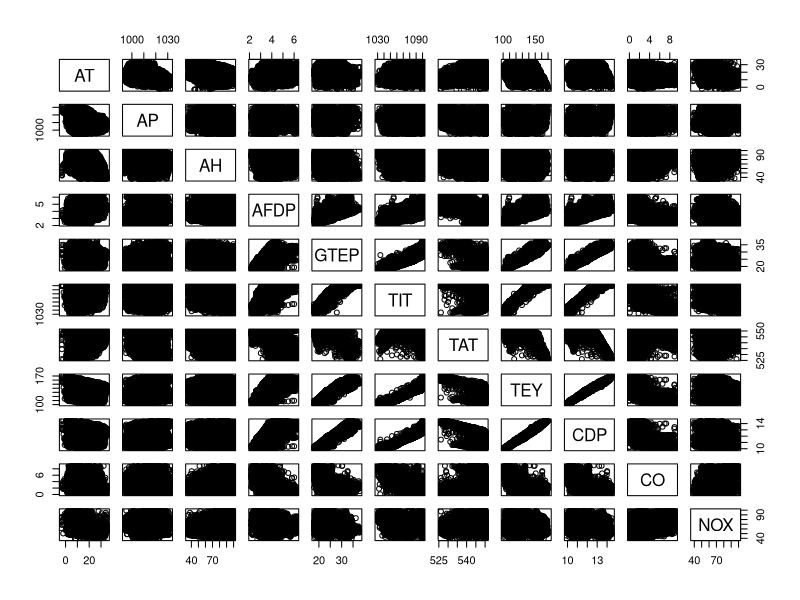
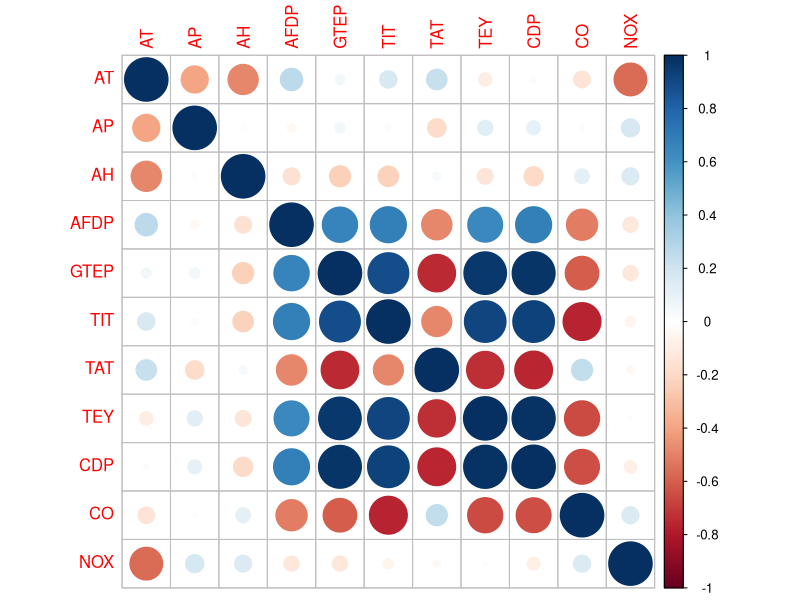
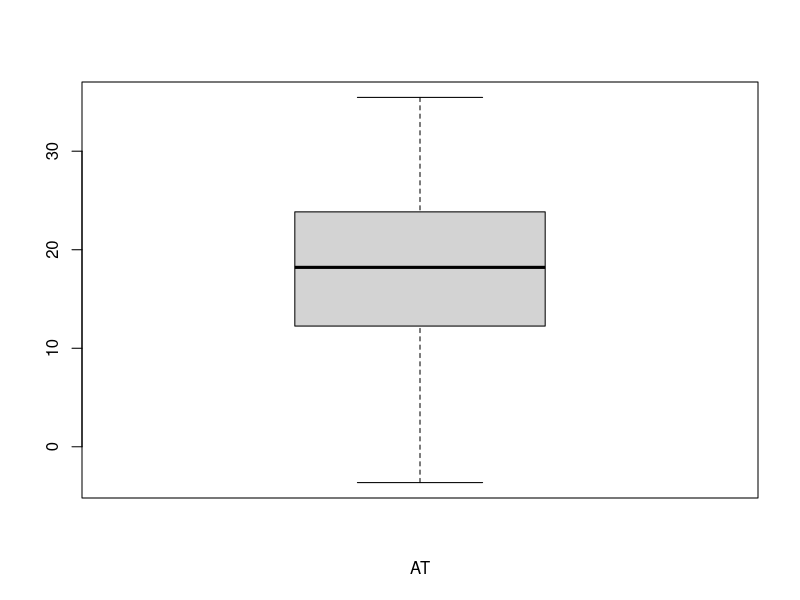
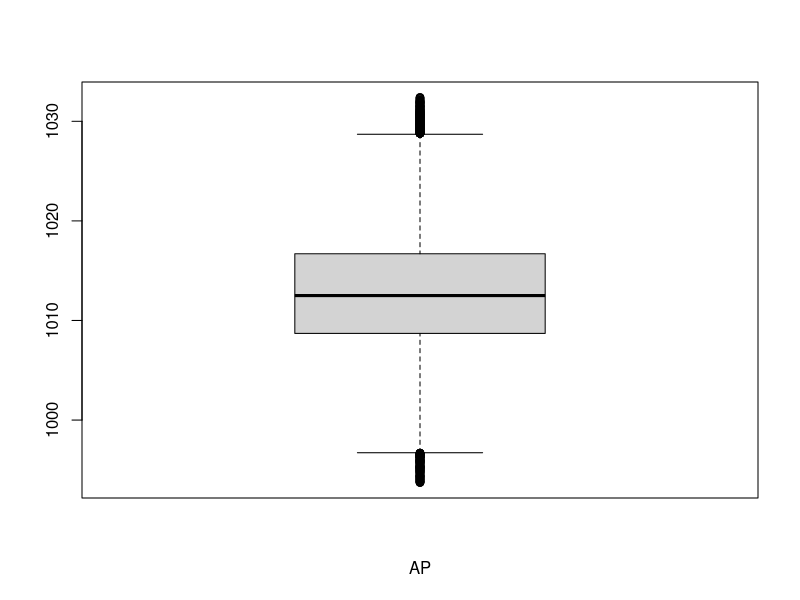
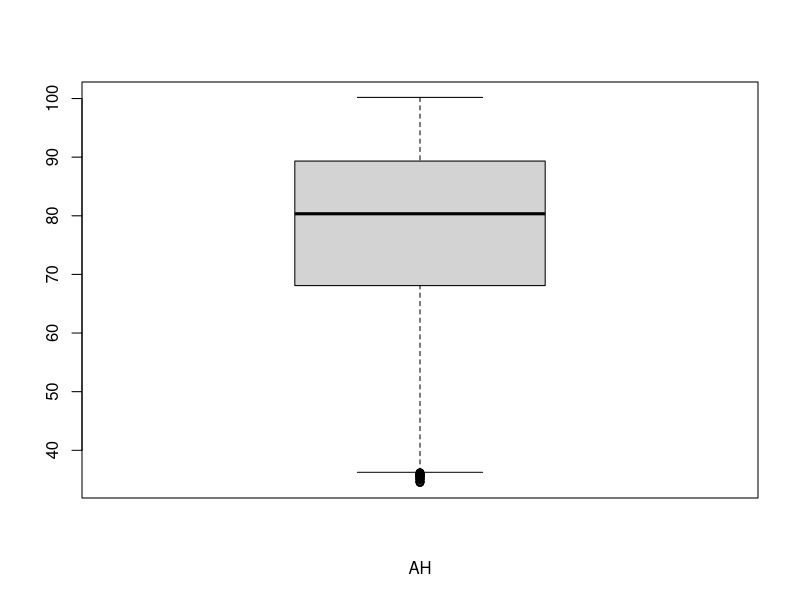
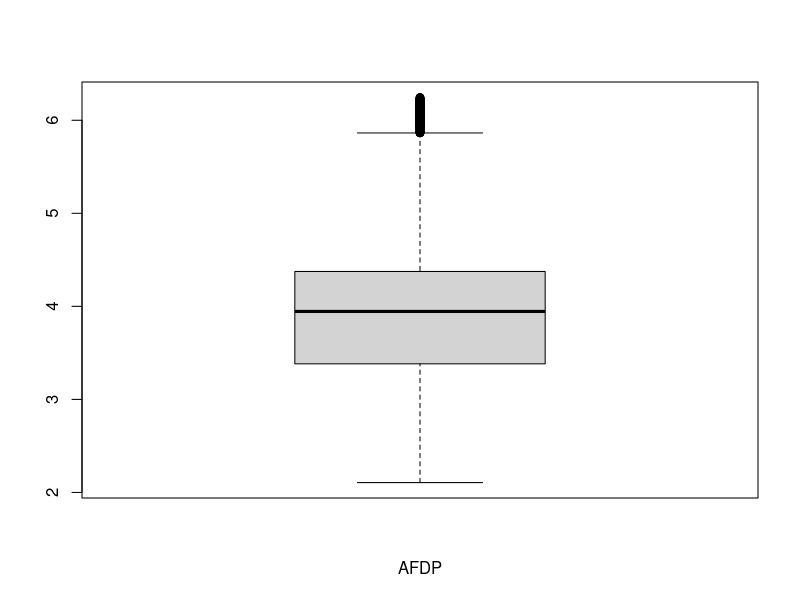
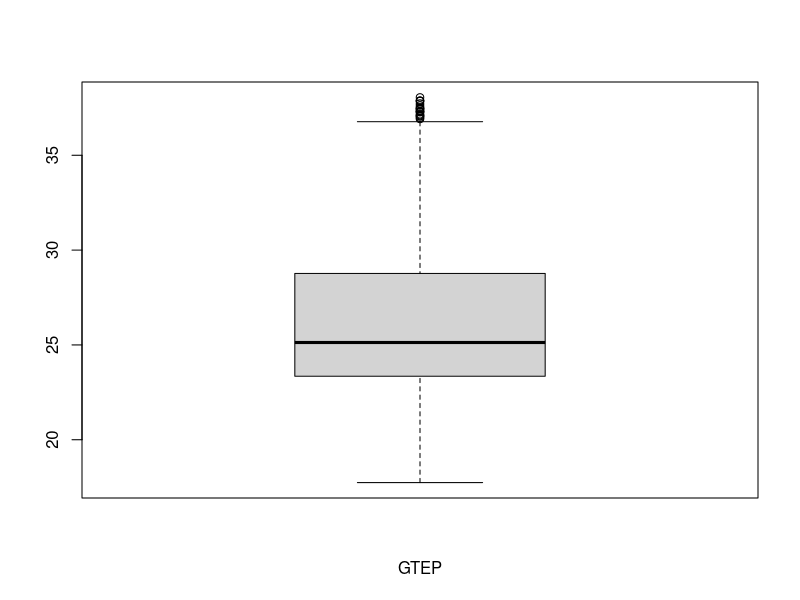
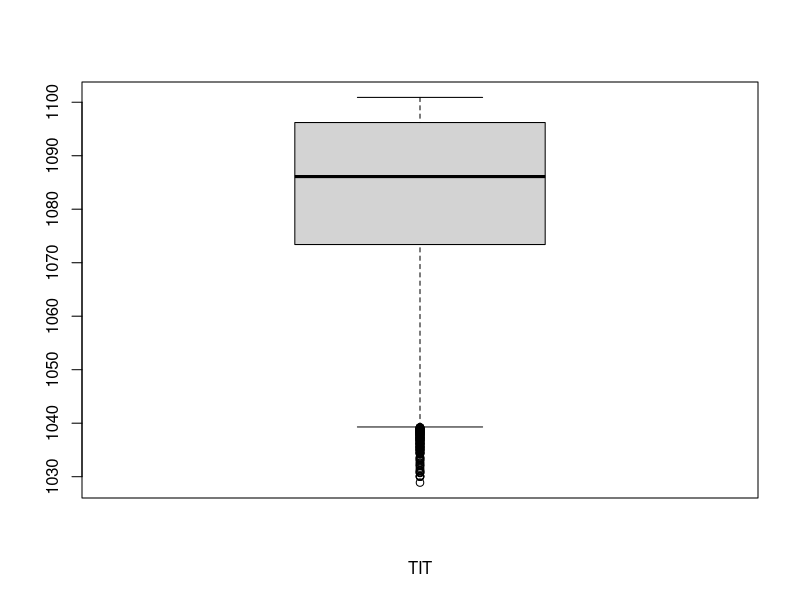

Reproduce these figures in R, in order. (Note: this script raises an error after producing the figures.)
## ---- chunk 1
data<-read.csv("data.csv",header = T)
data=data[,2:12]
#data<-read.csv("gt_2011.csv",header = T)
#data=data[,1:11]
head(data)
## ---- chunk 2
ncol(data) #check the number of columns(variables) in the dataset
nrow(data) #check the number of row(variables) in the dataset
names(data) #check the name of variables
print("The statistical summary of the features are:")
summary(data) #+statistics of each variable
## ---- chunk 3
pairs(data, pch = 21)
## ---- chunk 4
library(corrplot) #load the package to current environment
Corr <- cor(data) #calculate the correlation coefficient matrix of variables
Corr
corrplot(Corr,method = 'circle') # circle, square, ellipse, pie
## ---- chunk 5
boxplot(data$AT,xlab="AT")
boxplot(data$AP,xlab="AP")
boxplot(data$AH,xlab="AH")
boxplot(data$AFDP,xlab="AFDP")
boxplot(data$GTEP,xlab="GTEP")
boxplot(data$TIT,xlab="TIT")
boxplot(data$TAT,xlab="TAT")
boxplot(data$TEY,xlab="TEY")
boxplot(data$CDP,xlab="CDP")
boxplot(data$CO,xlab="CO")
boxplot(data$NOX,xlab="NOX")
## ---- chunk 6
y1 <- data$CO
y2=data$NOX
X_CO=data.frame(data[,1:9],y1)
N = nrow(X_CO)
testid = sample(c(1:N),round(0.2*N),replace = FALSE)
train_CO = X_CO[-testid,]
test_CO = X_CO[testid,]
nrow(train_CO)
nrow(test_CO)

X_NOX=data.frame(data[,1:9],y2)
N = nrow(X_NOX)
testid = sample(c(1:N),round(0.2*N),replace = FALSE)
train_NOX = X_NOX[-testid,]
test_NOX = X_NOX[testid,]
nrow(train_NOX)
nrow(test_NOX)
## ---- chunk 7
library(randomForest)
rf.CO =randomForest(y1~.,data=train_CO,importance =TRUE,na.action = na.exclude)
rf.CO
ImpData <- as.data.frame(importance(rf.CO))
ImpData
varImpPlot(rf.CO)
## ---- chunk 8
#lets create a fnc to calculate R2 score
R2_score <- function(actual,predicted) {
  R2 <- 1 - (sum((actual-predicted)^2)/sum((actual-mean(actual))^2))
  return(R2)
}


y_pred_CO = predict(rf.CO, newdata = test_CO)
library(Metrics)
sprintf("the rmse of CO emissions using thethe test data is: %.3f",rmse(test_CO$y1, y_pred_CO))
sprintf("The R2 Score of CO emissions using the test data is: %.3f",R2_score(test_CO$y1, y_pred_CO))
plot(test_CO$y1, y_pred_CO)
## ---- chunk 9
library(randomForest)
rf.NOX =randomForest(y2~.,data=train_NOX,importance =TRUE,na.action = na.exclude)
rf.NOX
ImpData <- as.data.frame(importance(rf.NOX))
ImpData
varImpPlot(rf.NOX)
## ---- chunk 10
#lets create a fnc to calculate R2 score
y_pred_NOX = predict(rf.NOX, newdata = test_NOX)
sprintf("the rmse of NOX emissions using the test data is: %.3f",rmse(test_NOX$y2, y_pred_NOX))
sprintf("The R2 Score of NOX emissions using the test data is: %.3f",R2_score(test_NOX$y2, y_pred_NOX))
plot(test_NOX$y2, y_pred_NOX)
## ---- chunk 11
## Fit SVR model and visualize using scatter plot

#Install Package
#install.packages("e1071")

#Load Library
library(e1071)
 

#Regression with SVM
svm_CO= svm(y1~.,data=train_CO)

#Predict using SVM regression
predYsvm_CO = predict(svm_CO, test_CO)

sprintf("the rmse of CO emissions using SVM on the test data is: %.3f",rmse(test_CO$y1, predYsvm_CO))
sprintf("The R2 Score of CO emissions using SVM on the test data is: %.3f",R2_score(test_CO$y1, predYsvm_CO))
plot(test_CO$y1, predYsvm_CO)
## ---- chunk 12
## Fit SVR model and visualize using scatter plot

#Install Package
#install.packages("e1071")

#Load Library
library(e1071)
 

#Regression with SVM
svm_NOX= svm(y2~.,data=train_NOX)

#Predict using SVM regression
predYsvm_NOX = predict(svm_NOX, test_NOX)

sprintf("the rmse of NOX emissions using SVM on the test data is: %.3f",rmse(test_NOX$y2, predYsvm_NOX))
sprintf("The R2 Score of NOX emissions using SVM on the test data is: %.3f",R2_score(test_NOX$y2, predYsvm_NOX))
plot(test_NOX$y2, predYsvm_NOX)
